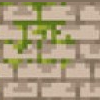

This game map was drawn from its Tiled (.tmx) file and the tilesets committed beside it. A one-line description and the trimmed map source follow:
An orthogonal 1x1 tile map with 100x100 px tiles, 2 tile layers (brick, brickwithgrass), 2 tilesets.

<map version="1.0" orientation="orthogonal" renderorder="right-down" width="1" height="1" tilewidth="100" tileheight="100" nextobjectid="1">
 <tileset firstgid="1" name="brick" tilewidth="100" tileheight="100" tilecount="1">
  <image source="brick.png" width="100" height="100" />
 </tileset>
 <tileset firstgid="2" name="brickwithgrass" tilewidth="100" tileheight="100" tilecount="1">
  <image source="brickwithgrass.png" width="100" height="100" />
 </tileset>
 <layer name="brick" width="1" height="1">
  <data>[1 cells, 1 non-empty, 1 distinct tile ids]</data>
 </layer>
 <layer name="brickwithgrass" width="1" height="1">
  <data>[1 cells, 1 non-empty, 1 distinct tile ids]</data>
 </layer>
</map>
